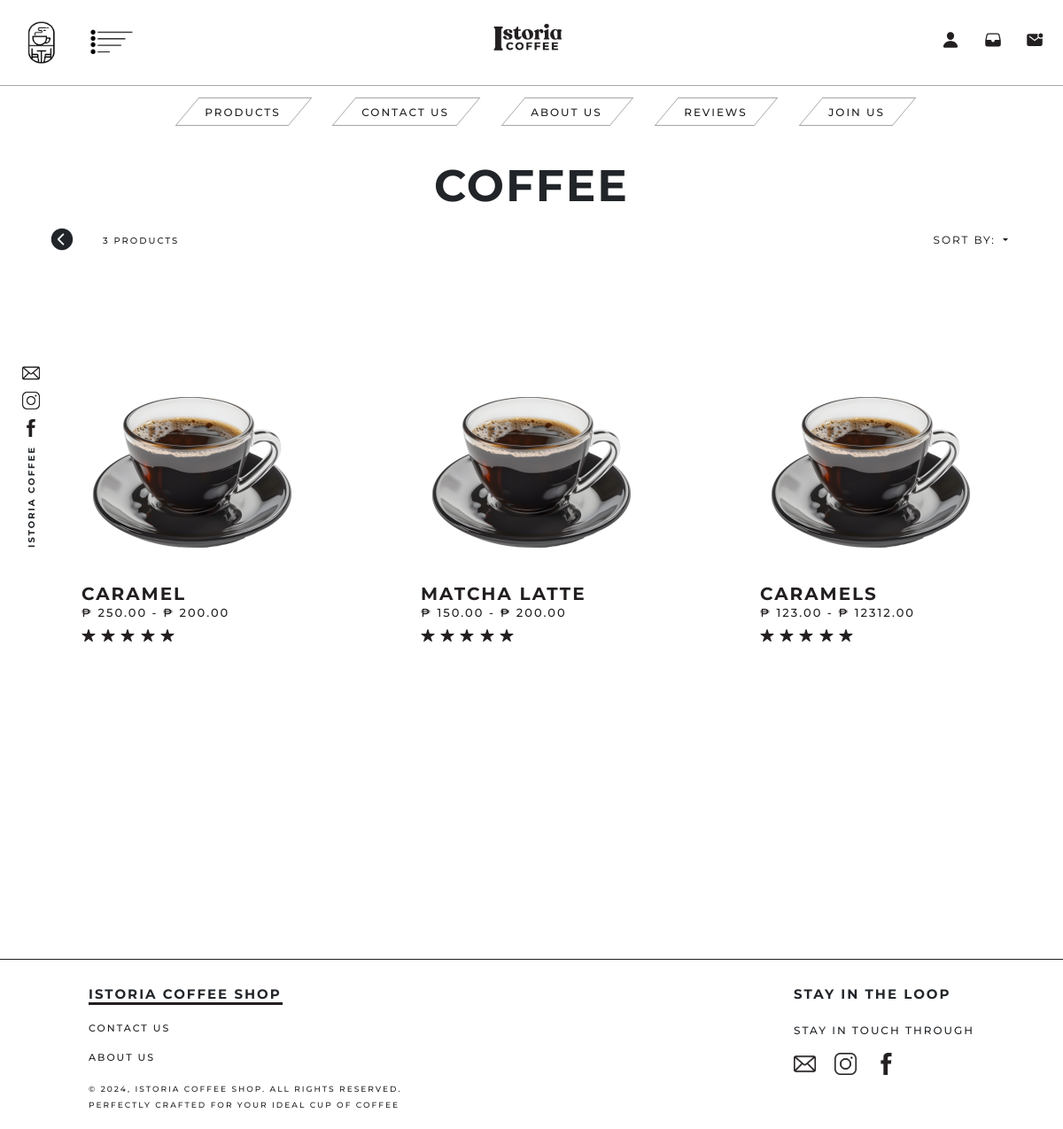
/User/user_products_coffee.php (signed in), run on the app's committed database.
### tables this page shows
CREATE TABLE `products` (
  `id` int(255) NOT NULL,
  `name` varchar(25) NOT NULL,
  `price` int(255) NOT NULL,
  `price_range` varchar(255) NOT NULL,
  `image` mediumtext NOT NULL,
  `category` varchar(255) NOT NULL,
  `status` varchar(255) NOT NULL DEFAULT 'available'
);

### User/user_products_coffee.php (the view, shortened to what this page needs)
<?php
    include '../connection.php';
    $sort_order = "";
    $select_review = mysqli_query($conn, "SELECT * FROM `review`") or die ('query failed');
    $total_ratings = 0;
    $num_of_reviews = 0;
    while($fetch_review = mysqli_fetch_assoc($select_review)){
        $total_ratings += $fetch_review['rating'];
        $num_of_reviews++;
    }
    $average_rating = $num_of_reviews > 0 ? round($total_ratings / $num_of_reviews, 1) : 0;
    $average_stars = str_repeat('<ion-icon name="star"></ion-icon>&nbsp;', $average_rating);
?>
<!DOCTYPE html>
<html lang="en">
<head>
    <link href="https://cdn.jsdelivr.net/npm/bootstrap@5.3.2/dist/css/bootstrap.min.css" rel="stylesheet"
 />
    <link rel="stylesheet" href="../Src/Styles/style_user.css" />
</head>
<body>
    <?php include 'navbar.php' ?>
    <div style="padding: 90px"></div>
    <div class="container">
        <div class="coffee_title">
            <h1>COFFEE</h1>
        </div>
        <div class="subnav-coffee">
            <div class="left">
                <button class="btn">
                    <ion-icon name="chevron-back-circle" onclick="history.back()"></ion-icon>
                </button>
                <?php
                $select_prodcut = mysqli_query($conn, "SELECT * FROM `products` WHERE category ='coffee'") or die ('queryfailed');
                $num_of_product = mysqli_num_rows($select_prodcut);
                ?>
                <h1><?php echo $num_of_product; ?> PRODUCTS</h1>
            </div>
            <button class="sortby  dropdown-toggle" type="button" data-bs-toggle="dropdown"
                aria-expanded="false">
                SORT BY:
            </button>
        </div>
        <?php
          $select_prodcuts = mysqli_query($conn, "SELECT * FROM `products` WHERE category ='coffee'") or die ('query failed');
          if(mysqli_num_rows($select_prodcuts)>0){
        ?>
        <div class="coffe-flex">
            <?php
          $select_prodcuts = mysqli_query($conn, "SELECT * FROM `products` WHERE category ='coffee' AND status = 'available' $sort_order") or die ('query failed');
          if(mysqli_num_rows($select_prodcuts)>0){
              while($fetch_products = mysqli_fetch_assoc($select_prodcuts)){
          ?>
            <div class="box">
                <form method="post">
                    <div class="enlargebox">
                    <a class="enlarge btn" href="#" data-bs-toggle="modal" data-bs-target="#exampleModal" onclick="enlargeModal(<?php echo $fetch_products['id']; ?>)">
                        <ion-icon name="search"></ion-icon>
                    </a>
                    </div>
                    <br />
                    <a class="viewpagelink" href="user_viewpage.php?pid=<?php echo $fetch_products['id']; ?>">
                        <img src="../assets/products/<?php echo $fetch_products['image']; ?>" alt="coffee" />
                        <div class="description">
                            <h5><?php echo $fetch_products['name']; ?></h5>
                            <h6>₱ <?php echo $fetch_products['price']; ?>.00 - ₱ <?php echo $fetch_products['price_range']; ?>.00</h6>
                            <div class="product-star">
                               <?php echo $average_stars; ?>
                            </div>
                        </div>
                    </a>
                </form>
            </div>
            <?php
            }
              }
            ?>
            </div>
            <?php
            }else{
            ?>
                <div class="no-product-div">
                    <h1>NO AVAILABLE PRODUCT</h1>
                </div>
            <?php
            }
            ?>
    </div>
    <div style=" padding: 150px">
    </div>
    <?php include 'footer.php' ?>
    </body>
</html>

### User/navbar.php (shortened to what this page needs)
<nav class="navbar fixed-top">
    <div class="container-fluid">
        <div>
            <a href="user_home.php" class="navbarand">
                <img src="../assets/Images/logo2.png" width="50px" alt="logo2" />
            </a>
            <button class="btn" type="button" data-bs-toggle="collapse" data-bs-target="#navbarToggleExternalContent"
                aria-controls="navbarToggleExternalContent" aria-expanded="false" aria-label="Toggle navigation">
                <img src="../assets/Images/menu.png" width="50px" alt="menu" />
            </button>
        </div>
        <img src="../assets/Images/logo3.png" width="80px" class="istoria" alt="logo3" />
        <div class="navprofile">
            <a href="user_profile.php">
                <ion-icon name="person"></ion-icon>
            </a>
            <a href="user_tray.php">
                <ion-icon name="file-tray"></ion-icon>
            </a>
            <a href="user_messages.php">
                <ion-icon name="mail-unread"></ion-icon>
            </a>
        </div>
    </div>
</nav>
<div class="fixed-top" id="navbarToggleExternalContent" style="margin-top: 110px">
    <div class="navigations text-center">
        <ul>
            <li><a href="user_products.php">PRODUCTS</a></li>
            <li><a href="user_contact.php">CONTACT US</a></li>
            <li><a href="user_about.php">ABOUT US</a></li>
            <li><a href="user_reviews.php">REVIEWS</a></li>
            <li><a href="../Login/signup.php">JOIN US</a></li>
        </ul>
    </div>
</div>
<div class="sidebar">
    <img src="../assets/Images/email.png" class="side-icon" alt="email" />
    <img src="../assets/Images/ig.png" class="side-icon" alt="ig" />
    <img src="../assets/Images/fb.png" class="side-icon" alt="fb" />
    <p class="..side-text">ISTORIA COFFEE</p>
</div>

### User/footer.php
<footer>
    <div class="footer">
        <div class="colm1">
            <h4>ISTORIA COFFEE SHOP</h4>
            <h5><a href="user_contact.php">CONTACT US</a></h5>
            <h5><a href="user_about.php">ABOUT US</a></h5>
            <h6>
                © 2024, istoria coffee shop. All rights reserved. <br />Perfectly
                Crafted For Your Ideal Cup of Coffee
            </h6>
        </div>
        <div class="colm2">
            <h5>STAY IN THE LOOP</h5>
            <h6>STAY IN TOUCH THROUGH</h6>
            <div class="socmeds">
                <a href="mailto:BUSINESS.ISTORIA@GMAIL.COM"><img src="../assets/Images/email.png" alt="email"
                        target="_blank" /></a>
                <a href="https://www.instagram.com/istoriacoffee/" target="_blank"><img src="../assets/Images/ig.png"
                        alt="ig" /></a>
                <a href="https://www.facebook.com/coffee.istoria" target="_blank"><img src="../assets/Images/fb.png"
                        alt="fb" /></a>
            </div>
        </div>
    </div>
</footer>

### Src/Styles/style_user.css (style rules this page uses)
* { font-family: "Montserrat", sans-serif; box-sizing: border-box; margin: 0; padding: 0; letter-spacing: 2px; text-transform: uppercase; }
:root { --browncolor: #231f20; }
p { line-height: 1.5; }
.istoria { margin-right: 25px; }
.navbar a { text-decoration: none; }
.navbar { border-bottom: 1px solid #a6a6a6; background-color: white; }
.navbarand { padding: 0px 10px; }
.navigations { display: flex; justify-content: space-around; }
.navigations ul { display: flex; justify-content: space-around; }
.navigations ul li { list-style: none; transition: 0.3s ease-in-out; }
.navigations ul li { text-decoration: none; color: var(--browncolor); margin: 0px 25px; padding: 3px 20px; background-color: white; transform: skew(-40deg); transition: 0.3s ease; border: 0.5px solid #a6a6a6; }
.navigations ul li a { display: inline-block; text-decoration: none; color: var(--browncolor); font-size: 12px; transform: skew(40deg); font-weight: 500; transition: 0.3s; }
footer { border-top: 1px solid var(--browncolor); text-transform: uppercase; }
footer a { text-decoration: none; color: var(--browncolor); }
.footer { margin: 30px 100px 10px 100px; display: flex; justify-content: space-between; }
.colm1 h5 { margin-top: 20px; font-size: 11px; }
.colm1 h6 { margin-top: 20px; line-height: 18px; font-size: 9px; }
.colm1 h4 { font-weight: 700; border-bottom: 3px solid var(--browncolor); font-size: 15px; width: 219px; }
.colm2 h5 { font-weight: 700; font-size: 15px; }
.colm2 h6 { font-size: 12px; margin-top: 25px; }
.colm2 img { width: 25px; margin-right: 15px; margin-top: 10px; }
.navprofile a { text-decoration: none; color: var(--browncolor); padding: 0px 10px; font-size: 20px; }
.coffee_title h1 { font-weight: 700; text-align: center; font-size: 50px; }
.subnav-coffee ion-icon { font-size: 30px; }
.subnav-coffee { display: flex; justify-content: space-between; }
.subnav-coffee .left { display: flex; }
.subnav-coffee .left h1 { font-size: 10px; margin-bottom: -10px; padding: 18px; }
.sortby { border: 0px solid var(--browncolor); margin-top: -5px; background-color: white; padding: 0px 20px; font-size: 12px; }
.sidebar { display: flex; flex-direction: column; position: fixed; margin-top: 400px; }
.sidebar img { width: 20px; margin-top: 11px; margin-left: 25px; }
.sidebar p { transform: rotate(270deg); font-size: 10px; margin-top: 60px; margin-left: -22px; font-weight: 700; }
.coffe-flex { display: flex; justify-content: space-between; flex-flow: wrap; }
.coffe-flex .box a { text-decoration: none; color: var(--browncolor); }
.coffe-flex .box { padding: 50px; }
.coffe-flex .box img { width: 250px; margin-top: -40px; transition: 0.3s ease; }
.enlargebox { display: flex; justify-content: flex-end; margin-bottom: 30px; }
.enlarge ion-icon { font-size: 24px; color: white; }
.coffe-flex .box .description h5 { font-weight: 700; }
.coffe-flex .box .description h6 { font-size: 13px; margin-top: -6px; }

### data on the page
products: image (picture), name "CARAMEL", price "250", price_range "200"
products: image (picture), name "MATCHA LATTE", price "150", price_range "200"
products: image (picture), name "CARAMELS", price "123", price_range "12312"

### other printed values
$num_of_product "3"
